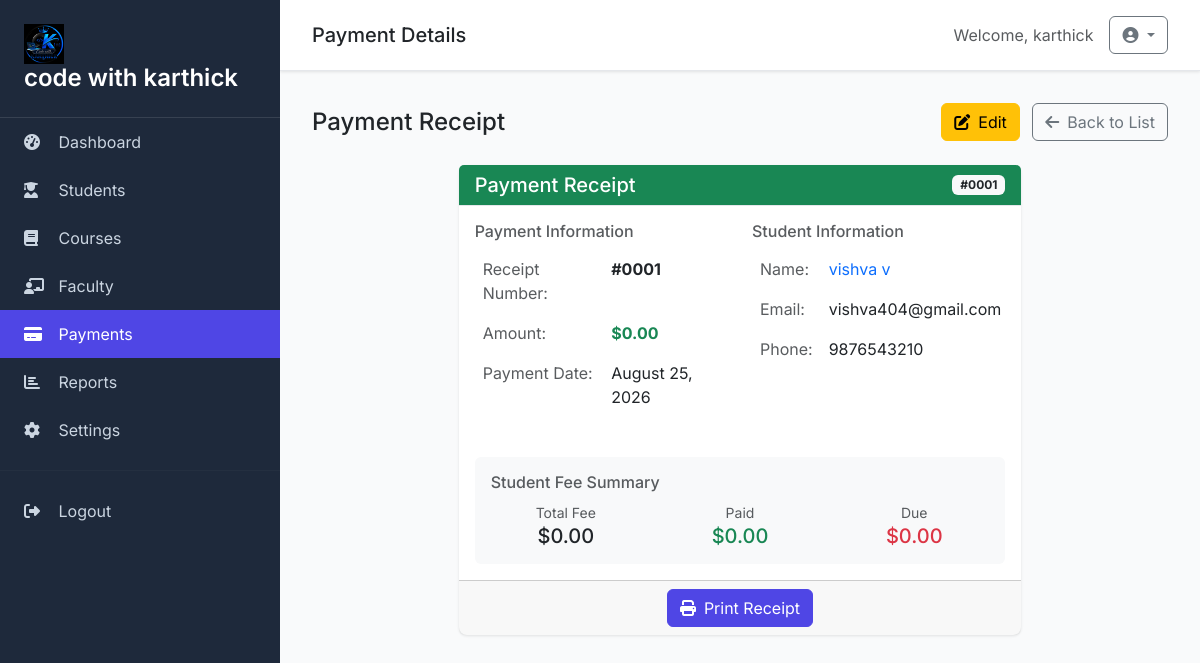
/payments/1/ (signed in), run on the app's committed database.
### myapp/models.py (models this page shows, shortened)
class SiteSetting(models.Model):
    site_name = models.CharField(max_length=200, default='Student Management System')
    logo = models.ImageField(upload_to='logos/', blank=True, null=True)
    footer_text = models.TextField(blank=True, null=True)
    created_at = models.DateTimeField(auto_now_add=True)
    updated_at = models.DateTimeField(auto_now=True)
    class Meta:
        verbose_name = 'Site Setting'
        verbose_name_plural = 'Site Settings'

class Payment(models.Model):
    student = models.ForeignKey(Student, on_delete=models.CASCADE, related_name='payments')
    amount = models.DecimalField(max_digits=10, decimal_places=2)
    payment_date = models.DateField(auto_now_add=True)
    faculty = models.ForeignKey(Faculty, on_delete=models.SET_NULL, null=True, blank=True)
    remarks = models.TextField(blank=True, null=True)

class Student(models.Model):
    profile_picture = models.ImageField(upload_to='profile_pics/', blank=True, null=True)
    first_name = models.CharField(max_length=50)
    middle_name = models.CharField(max_length=50, blank=True, null=True)
    last_name = models.CharField(max_length=50)
    email = models.EmailField(unique=True)
    phone_number = models.CharField(max_length=15)
    gender = models.CharField(max_length=10)
    city = models.CharField(max_length=100)
    address = models.TextField()
    courses = models.ManyToManyField(Course, related_name='students', blank=True)
    admission_date = models.DateField(auto_now_add=True)
    total_fee = models.DecimalField(max_digits=10, decimal_places=2, default=0.00)
    paid_fee = models.DecimalField(max_digits=10, decimal_places=2, default=0.00)
    due_fee = models.DecimalField(max_digits=10, decimal_places=2, default=0.00)

### myapp/views.py (the view)
# urls.py: path('payments/<int:pk>/', views.payment_detail, name='payment_detail'),
@login_required
def payment_detail(request, pk):
    payment = get_object_or_404(Payment, pk=pk)
    settings = SiteSetting.objects.first()
    return render(request, "payment/detail.html", {
        "payment": payment,
        "settings": settings
    })

### templates/payment/detail.html (shortened to what this page needs)
{% extends 'base.html' %}
{% block page_title %}Payment Details{% endblock %}
{% block content %}
<div class="row mb-4">
    <div class="col-12">
        <div class="d-flex justify-content-between align-items-center">
            <h4 class="mb-0">Payment Receipt</h4>
            <div>
                <a href="{% url 'payment_update' payment.pk %}" class="btn btn-warning me-2">
                    <i class="fas fa-edit me-2"></i>Edit
                </a>
                <a href="{% url 'payment_list' %}" class="btn btn-outline-secondary">
                    <i class="fas fa-arrow-left me-2"></i>Back to List
                </a>
            </div>
        </div>
    </div>
</div>
<div class="row">
    <div class="col-lg-8 mx-auto">
        <div class="card">
            <div class="card-header bg-success text-white">
                <div class="d-flex justify-content-between align-items-center">
                    <h5 class="mb-0">Payment Receipt</h5>
                    <span class="badge bg-light text-dark">#{{ payment.pk|stringformat:"04d" }}</span>
                </div>
            </div>
            <div class="card-body">
                <div class="row mb-4">
                    <div class="col-md-6">
                        <h6 class="text-muted">Payment Information</h6>
                        <table class="table table-borderless">
                            <tr>
                                <td class="text-muted">Receipt Number:</td>
                                <td><strong>#{{ payment.pk|stringformat:"04d" }}</strong></td>
                            </tr>
                            <tr>
                                <td class="text-muted">Amount:</td>
                                <td><strong class="text-success">${{ payment.amount|floatformat:2 }}</strong></td>
                            </tr>
                            <tr>
                                <td class="text-muted">Payment Date:</td>
                                <td>{{ payment.payment_date|date:"F d, Y" }}</td>
                            </tr>
                        </table>
                    </div>
                    <div class="col-md-6">
                        <h6 class="text-muted">Student Information</h6>
                        <table class="table table-borderless">
                            <tr>
                                <td class="text-muted">Name:</td>
                                <td>
                                    <a href="{% url 'student_detail' payment.student.pk %}" class="text-decoration-none">
                                        {{ payment.student.first_name }} {{ payment.student.last_name }}
                                    </a>
                                </td>
                            </tr>
                            <tr>
                                <td class="text-muted">Email:</td>
                                <td>{{ payment.student.email }}</td>
                            </tr>
                            <tr>
                                <td class="text-muted">Phone:</td>
                                <td>{{ payment.student.phone_number }}</td>
                            </tr>
                        </table>
                    </div>
                </div>
                <div class="row">
                    <div class="col-12">
                        <div class="bg-light p-3 rounded">
                            <h6 class="text-muted mb-2">Student Fee Summary</h6>
                            <div class="row text-center">
                                <div class="col-4">
                                    <small class="text-muted">Total Fee</small>
                                    <div class="h5 mb-0">${{ payment.student.total_fee|floatformat:2 }}</div>
                                </div>
                                <div class="col-4">
                                    <small class="text-muted">Paid</small>
                                    <div class="h5 mb-0 text-success">${{ payment.student.paid_fee|floatformat:2 }}</div>
                                </div>
                                <div class="col-4">
                                    <small class="text-muted">Due</small>
                                    <div class="h5 mb-0 text-danger">${{ payment.student.due_fee|floatformat:2 }}</div>
                                </div>
                            </div>
                        </div>
                    </div>
                </div>
            </div>
            <div class="card-footer text-center">
                <button class="btn btn-primary" onclick="window.print()">
                    <i class="fas fa-print me-2"></i>Print Receipt
                </button>
            </div>
        </div>
    </div>
</div>
{% endblock %}

### templates/base.html (shortened to what this page needs)
<!DOCTYPE html>
{% load static %}
<html lang="en">
<head>
    <link href="https://cdn.jsdelivr.net/npm/bootstrap@5.3.0/dist/css/bootstrap.min.css" rel="stylesheet">
    <link href="https://cdnjs.cloudflare.com/ajax/libs/font-awesome/6.4.0/css/all.min.css" rel="stylesheet">
</head>
<body>
    <div class="sidebar">
        <div class="sidebar-brand">
            {% if settings.logo %}
                <img src="{{ settings.logo.url }}" alt="Logo" height="40" class="me-2">
            {% endif %}
            <h4>{{ settings.site_name|default:'SMS' }}</h4>
        </div>
        <nav class="nav flex-column">
            <a class="nav-link {% if request.resolver_match.url_name == 'dashboard' %}active{% endif %}" href="{% url 'dashboard' %}">
                <i class="fas fa-tachometer-alt"></i> Dashboard
            </a>
            <a class="nav-link {% if 'student' in request.resolver_match.url_name %}active{% endif %}" href="{% url 'student_list' %}">
                <i class="fas fa-user-graduate"></i> Students
            </a>
            <a class="nav-link {% if 'course' in request.resolver_match.url_name %}active{% endif %}" href="{% url 'course_list' %}">
                <i class="fas fa-book"></i> Courses
            </a>
            <a class="nav-link {% if 'faculty' in request.resolver_match.url_name %}active{% endif %}" href="{% url 'faculty_list' %}">
                <i class="fas fa-chalkboard-teacher"></i> Faculty
            </a>
            <a class="nav-link {% if 'payment' in request.resolver_match.url_name %}active{% endif %}" href="{% url 'payment_list' %}">
                <i class="fas fa-credit-card"></i> Payments
            </a>
            <a class="nav-link {% if request.resolver_match.url_name == 'reports' %}active{% endif %}" href="{% url 'reports' %}">
                <i class="fas fa-chart-bar"></i> Reports
            </a>
            <a class="nav-link {% if request.resolver_match.url_name == 'settings' %}active{% endif %}" href="{% url 'settings' %}">
                <i class="fas fa-cog"></i> Settings
            </a>
            <hr class="my-3" style="border-color: #374151;">
            <a class="nav-link" href="{% url 'logout' %}">
                <i class="fas fa-sign-out-alt"></i> Logout
            </a>
        </nav>
    </div>
    <div class="main-content">
        <div class="topbar d-flex justify-content-between align-items-center">
            <h5 class="mb-0">{% block page_title %}Dashboard{% endblock %}</h5>
            <div class="d-flex align-items-center">
                <span class="text-muted me-3">Welcome, {{ user.get_full_name|default:user.username }}</span>
                <div class="dropdown">
                    <button class="btn btn-outline-secondary dropdown-toggle" type="button" data-bs-toggle="dropdown">
                        <i class="fas fa-user-circle"></i>
                    </button>
                </div>
            </div>
        </div>
        {% block content %}{% endblock %}
    </div>
</body>
</html>

### templates/base.html (style rules this page uses)
:root { --primary-color: #4f46e5; --secondary-color: #6366f1; --success-color: #10b981; --danger-color: #ef4444; --warning-color: #f59e0b; --info-color: #3b82f6; --dark-color: #1f2937; --light-color: #f9fafb; --sidebar-bg: #1e293b; --sidebar-text: #cbd5e1; }
body { font-family: 'Inter', sans-serif; background-color: var(--light-color); }
.sidebar { background: var(--sidebar-bg); min-height: 100vh; position: fixed; top: 0; left: 0; width: 280px; z-index: 1000; transition: all 0.3s ease; }
.sidebar-brand { padding: 1.5rem; border-bottom: 1px solid #374151; }
.sidebar-brand h4 { color: white; margin: 0; font-weight: 600; }
.nav-link { color: var(--sidebar-text) !important; padding: 0.75rem 1.5rem; border-radius: 0; transition: all 0.3s ease; }
.nav-link:hover, .nav-link.active { background: var(--primary-color); color: white !important; }
.nav-link i { width: 20px; margin-right: 10px; }
.main-content { margin-left: 280px; padding: 2rem; }
.topbar { background: white; padding: 1rem 2rem; margin: -2rem -2rem 2rem -2rem; box-shadow: 0 1px 3px rgba(0,0,0,0.1); border-bottom: 1px solid #e5e7eb; }
.card { border: none; box-shadow: 0 1px 3px rgba(0,0,0,0.1); border-radius: 8px; }
.card-header { background: white; border-bottom: 1px solid #e5e7eb; font-weight: 600; }
.btn-primary { background: var(--primary-color); border-color: var(--primary-color); }
.table { border-radius: 8px; overflow: hidden; }

### data on the page
SiteSetting: logo (picture), site_name "code with karthick"
Payment: pk "0001", amount "0.00", payment_date "August 25, 2026", student.first_name "vishva", student.last_name "v", student.email "vishva404@gmail.com", student.phone_number "9876543210", student.total_fee "0.00", student.paid_fee "0.00", student.due_fee "0.00"

### other printed values
{{ user.get_full_name|default:user.username }} "karthick"
